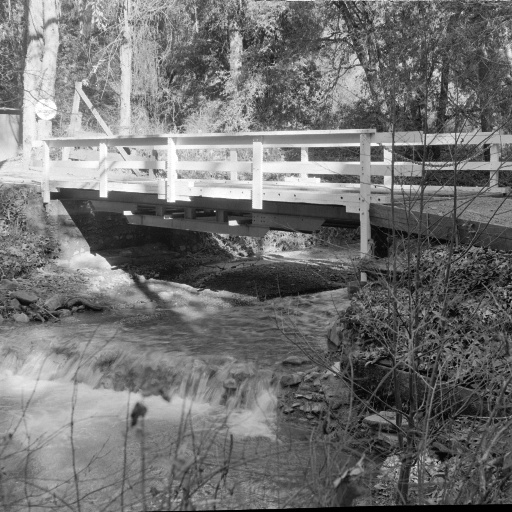
#> input picture images/bridge.bmp, 512 x 512 px
$ python main.py
#> lines starting #> are read from the running program, lines starting #| are printed output that depends on the picture; after the words box and inside, x2 and y2 are one past the last pixel; in counts of white or black regions, pixels touching at a corner belong together
### utils.py
import numpy as np


def dctii(v, normalized=True, sampling_factor=None):
    """
    Computes the inverse discrete cosine transform of type II,
    cf. https://en.wikipedia.org/wiki/Discrete_cosine_transform#DCT-II

    Args:
        v: Input vector to transform
        normalized: Normalizes the output to make output orthogonal
        sampling_factor: Can be used to "oversample" the input to create overcomplete dictionaries

    Returns:
        Discrete cosine transformed vector
    """
    n = v.shape[0]
    K = sampling_factor if sampling_factor else n
    y = np.array([sum(np.multiply(v, np.cos((0.5 + np.arange(n)) * k * np.pi / K))) for k in range(K)])
    if normalized:
        y[0] = 1 / np.sqrt(2) * y[0]
        y = np.sqrt(2 / n) * y
    return y


def dictionary_from_transform(transform, n, K, normalized=True, inverse=True):

    H = np.zeros((K, n))
    for i in range(n):
        v = np.zeros(n)
        v[i] = 1.0
        H[:, i] = transform(v, sampling_factor=K)
    if inverse:
        H = H.T
    return np.kron(H.T, H.T)


def overcomplete_idctii_dictionary(n, K):

    if K > n:
        return dictionary_from_transform(dctii, n, K, inverse=False)
    else:
        raise ValueError("K needs to be larger than n.")


def unitary_idctii_dictionary(n):

    return dictionary_from_transform(dctii, n, n, inverse=False)

### dictionaries.py
import warnings
import numpy as np

from utils import *


class Dictionary:

    def __init__(self, matrix):
        self.matrix = np.array(matrix)
        self.shape = matrix.shape

    def __getitem__(self, item):
        return self.matrix[item]

    # [19 lines left out: functions is_unitary, is_normalized, as_patches, not called in this run]

    def mutual_coherence(self):

        return np.max(self._mutual_coherence(self.matrix))

    # [39 lines left out: functions _mutual_coherence, to_img, not called in this run]


class DCTDictionary(Dictionary):
    """
    A Dictionary based on the IDCT-II transform
    """

    def __init__(self, n, K):
        if n == K:
            D = unitary_idctii_dictionary(n)
        elif n < K:
            D = overcomplete_idctii_dictionary(n, K)
        else:
            raise ValueError("K has to be as least as large as n.")
        super().__init__(D)

### main.py
import matplotlib.pyplot as plt
from inpainting import KSVDImageInpainting
from pursuits import MatchingPursuit
from dictionaries import DCTDictionary
from sklearn.feature_extraction.image import extract_patches_2d
import imageio
import numpy as np
import argparse

parser = argparse.ArgumentParser()
parser.add_argument('-p', '--patch_size', type=int,
                        default=16, help='Patch Size')
parser.add_argument('-s', '--input_size', type=int,
                        default=64, help='Size of input image')
parser.add_argument('-i', '--image_dir', type=str,
                        default="./images/bridge.bmp", help='Image Directory')
parser.add_argument('-d', '--dict_dir', type=str,
                        default="./dictionary/dictionary.npy", help='Dictionary Directory')
parser.add_argument('-ds', '--dict_size', type=int,
                        default=24, help='Size of dictionary')
parser.add_argument('-sp', '--sparsity', type=int,
                        default=8, help='Sparsity constraint')
parser.add_argument('-n', '--n_iter', type=int,
                        default=50, help='Num of iterations')
parser.add_argument('-t', '--train', type=int,
                        default=0, help='Training mode')
parser.add_argument('-sd', '--save_dic', type=int,
                        default=0, help='Training mode')

args = parser.parse_args()

if not args.train:
    args.n_iter = 0

initx = 60
inity = 300
original_img = imageio.imread(args.image_dir).astype('float32')[initx:initx+args.input_size,inity:inity+args.input_size]
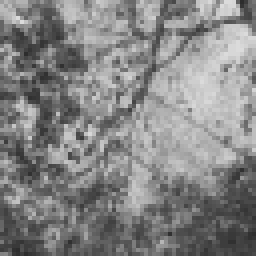
#> original_img: shape (64, 64) float32 (shown 4 times larger); min 45, max 219, mean 132.5
original_img = np.array(original_img, dtype=np.float32)
mask = np.ones((original_img.shape), dtype=np.float32)
noisy_img = np.zeros((original_img.shape), dtype=np.float32)
inpainted = np.zeros((original_img.shape), dtype=np.float32)
missing1 = 4
missing2 = 6
missing3 = 12
missing4 = 14
missing5 = 24
missing6 = 26
mask[missing1:missing2, missing1:missing2] = 0
mask[missing3:missing4, missing3:missing4] = 0
mask[missing5:missing6, missing5:missing6] = 0
# noisy_img = original_img
# noisy_img[4:6, 4:6] = 255
noisy_img = (original_img*mask)
noisy_img[missing1:missing2, missing1:missing2] = 255
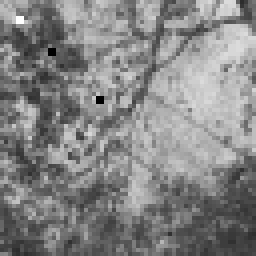
#> noisy_img: shape (64, 64) float32 (shown 4 times larger); min 0, max 255, mean 132.2
noisy_img[missing3:missing4, missing3:missing4] = 255
#> noisy_img: shape (64, 64) float32; 0.1% of pixels changed, all inside (x1, y1, x2, y2) = (12, 12, 14, 14)
noisy_img[missing5:missing6, missing5:missing6] = 255
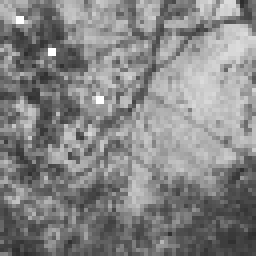
#> noisy_img: shape (64, 64) float32 (shown 4 times larger); min 45, max 255, mean 132.7
image_size = original_img.shape[0]
#> image_size = 64

# set patch size
patch_size = args.patch_size

plt.figure()
plt.imshow(original_img, cmap='gray')
plt.savefig("./results/original.png")

# initialize denoiser
initial_dictionary = DCTDictionary(patch_size, args.dict_size)
#> (the run stopped early here; a loop or call above may not have finished)

$ run again, with images/girlface.bmp copied over images/bridge.bmp
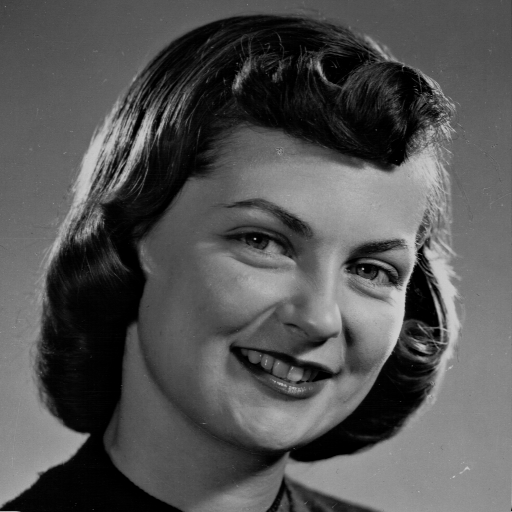
#> input picture images/girlface.bmp, 512 x 512 px
#> `original_img = imageio.imread(args.image_dir).astype('float32')[initx:..`:
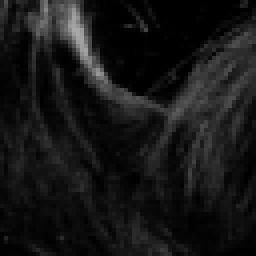
#> original_img: shape (64, 64) float32 (shown 4 times larger); min 0, max 168, mean 22.1
#> `noisy_img[missing3:missing4, missing3:missing4] = 255`:
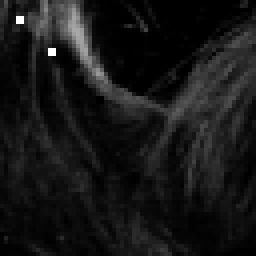
#> noisy_img: shape (64, 64) float32 (shown 4 times larger); min 0, max 255, mean 22.5
